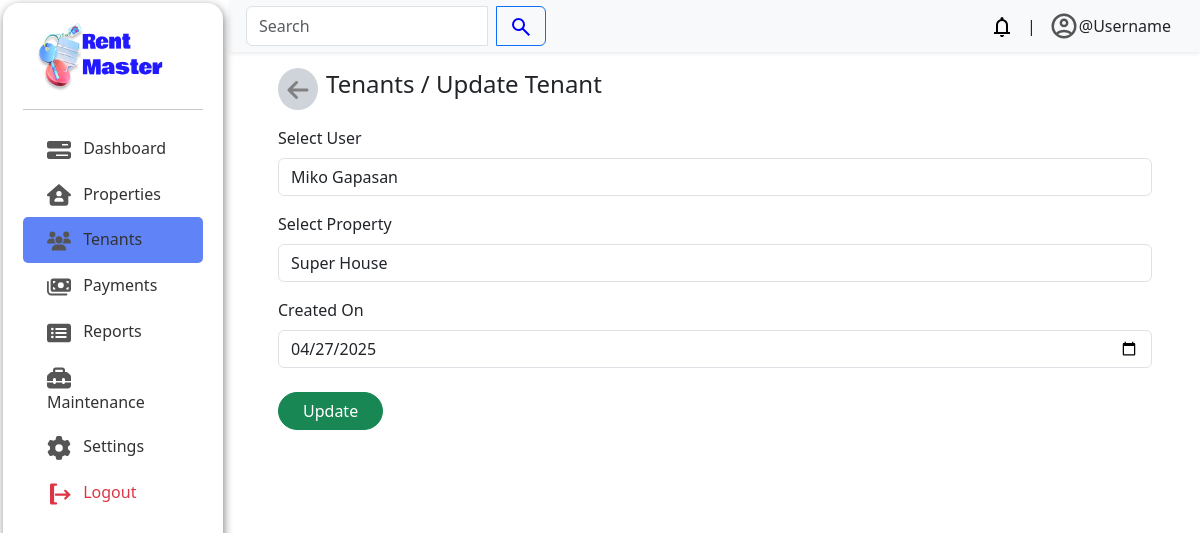
The page /admin/index.php?page=tenants/update&tenant_id=65 on the database its author committed.
### tables this page shows
CREATE TABLE `tenants` (
  `tenant_id` int(11) NOT NULL,
  `user_id` int(11) NOT NULL,
  `property_id` int(11) NOT NULL,
  `tenant_status` enum('pending','active','terminated') NOT NULL DEFAULT 'pending',
  `tenant_date_created` date NOT NULL DEFAULT current_timestamp(),
  `tenant_terminated_at` date DEFAULT NULL
);

CREATE TABLE `users` (
  `user_id` int(11) NOT NULL,
  `user_name` varchar(100) DEFAULT NULL,
  `user_email` varchar(100) NOT NULL,
  `user_password` varchar(100) DEFAULT NULL,
  `user_phone_number` varchar(50) NOT NULL,
  `user_address` varchar(100) NOT NULL,
  `user_description` varchar(2000) DEFAULT NULL,
  `user_image` varchar(500) DEFAULT NULL,
  `user_role` enum('tenant','landlord','visitor') NOT NULL
);

CREATE TABLE `properties` (
  `property_id` int(11) NOT NULL,
  `property_name` varchar(100) NOT NULL,
  `property_location` varchar(200) NOT NULL,
  `property_date_created` date NOT NULL,
  `property_description` varchar(1000) NOT NULL,
  `property_status` enum('available','unavailable') NOT NULL DEFAULT 'available',
  `property_rental_price` decimal(10,0) NOT NULL
);

### admin/tenants/update.php (the view, shortened to what this page needs)
<?php
require_once '../database/config.php';
$tenant_id = $_GET['tenant_id'] ?? null;
$queryTenant = "SELECT * FROM tenants WHERE tenant_id = '$tenant_id'";
$resultTenant = mysqli_query($conn, $queryTenant);
$tenant = mysqli_fetch_assoc($resultTenant);
$current_user_id = $tenant['user_id'];
$current_property_id = $tenant['property_id'];
$current_date_created = $tenant['tenant_date_created'];
$queryUsers = "SELECT user_id, user_name FROM users WHERE user_role = 'visitor' OR user_id = '$current_user_id'";
$usersResult = mysqli_query($conn, $queryUsers);
$users = [];
while ($row = mysqli_fetch_assoc($usersResult)) {
    $users[] = $row;
}
$queryProperties = "SELECT property_id, property_name FROM properties WHERE property_status = 'available' OR property_id = '$current_property_id'";
$propertiesResult = mysqli_query($conn, $queryProperties);
$properties = [];
while ($row = mysqli_fetch_assoc($propertiesResult)) {
    $properties[] = $row;
}
?>
<div class="container px-lg-5 mb-3">
    <header class="d-flex align-items-center mt-3 gap-2">
        <a href="?page=tenants/index" class="p-2 rounded-circle bg-dark-subtle">
        </a>
        <h4 class="fw-medium">Tenants / Update Tenant</h4>
    </header>
    <form id="tenant-form" action="tenants/update.php?tenant_id=<?php echo htmlspecialchars($tenant_id); ?>&page=tenants" method="POST">
        <div class="mt-3">
            <label for="user-id" class="form-label">Select User</label>
            <select id="user-id" name="user_id" class="form-control" required>
                <?php foreach ($users as $user): ?>
                    <option
                        value="<?= $user['user_id']; ?>"
                        data-user-name="<?= htmlspecialchars($user['user_name']); ?>"
                        <?= $user['user_id'] == $current_user_id ? 'selected' : '' ?>>
                        <?= htmlspecialchars($user['user_name']); ?>
                    </option>
                <?php endforeach; ?>
            </select>
        </div>
        <div class="mt-3">
            <label for="property-id" class="form-label">Select Property</label>
            <select id="property-id" name="property_id" class="form-control" required>
                <?php foreach ($properties as $property): ?>
                    <option
                        value="<?= $property['property_id']; ?>"
                        data-property-name="<?= htmlspecialchars($property['property_name']); ?>"
                        <?= $property['property_id'] == $current_property_id ? 'selected' : '' ?>>
                        <?= htmlspecialchars($property['property_name']); ?>
                    </option>
                <?php endforeach; ?>
            </select>
        </div>
        <div class="mt-3">
            <label for="tenant_date_created" class="form-label">Created On</label>
            <input type="date" id="tenant_date_created" name="tenant_date_created" class="form-control" value="<?= htmlspecialchars($current_date_created); ?>" required>
        </div>
        <button type="button" id="submit-btn" class="btn btn-success mt-4 px-4 rounded-5">Update</button>
    </form>
</div>

### admin/css/style.css (style rules this page uses)
body { display: flex; }
*, *::before, *::after { box-sizing: border-box; }
:root { --main-bg: #FAFAFA; --sub-bg: #C7EEFF; --accent: #2938ff; --fc1: #1D242B; --p: #323232; --fw1: 700; --fw2: 400; }
body { background-color: var(--main-bg); }

### rows shown on the page
tenants: user_id "Miko Gapasan", property_id "Super House", tenant_date_created "04/27/2025"
